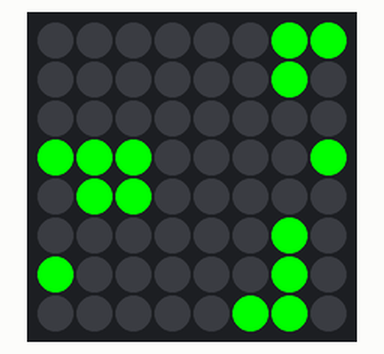
Bench run of a program on a simulated ESP8266 (NodeMCU). Parts: 8×8 RGB LED matrix (first LED top left, wired row by row). Random numbers use the default seed unless the program sets one; what the program prints to the serial monitor is not drawn.

Above: at 0.1 s.
At 4.6 s:
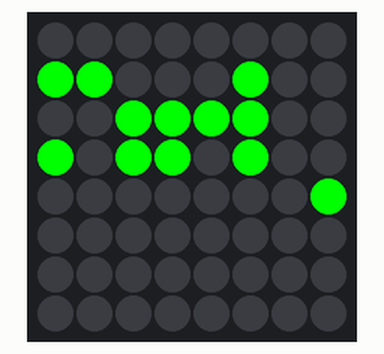
At 9.6 s:
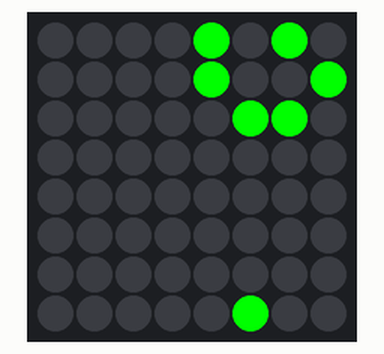
At 17.1 s:
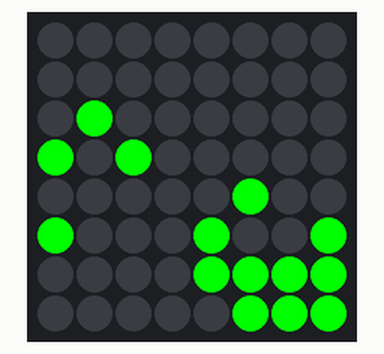
At 24.6 s:
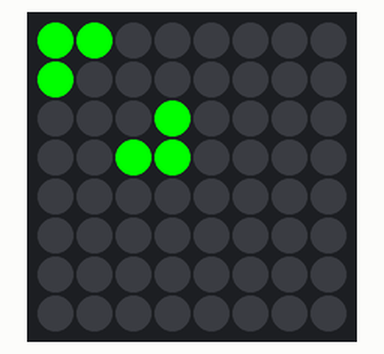
At 39.2 s:
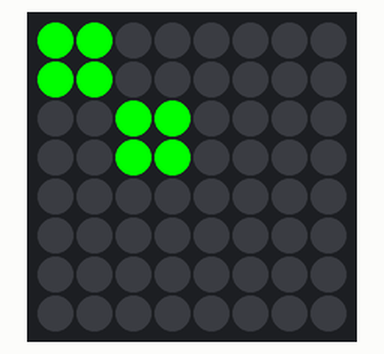

Measured:
- what the display in image 1 shows lasts 0.5 s, from 4.5 s to 5.0 s
- what the display in image 2 shows lasts 4.0 s, from 9.5 s to 13.5 s

The program:

main.cpp
```cpp
#ifndef UNIT_TEST

#ifdef ARDUINO

#include <Wire.h>
#include <Adafruit_LEDBackpack.h>
#include <Adafruit_GFX.h>

#include "world.h"

Adafruit_BicolorMatrix matrix = Adafruit_BicolorMatrix();

World worlds[2];
uint8_t current_world;

void setup() {
  Serial.begin(9600);
  Serial.println("Starting up");

  randomSeed(os_random());

  matrix.begin(0x70);  // pass in the address

  current_world = 0;
  worlds[current_world].randomise();
}

void loop() {
  const World& old_world = worlds[current_world];
  current_world = (current_world + 1) % 2;
  World& new_world = worlds[current_world];

  matrix.clear();
  bool any_changes = false;

  for (uint8_t x = 0; x < XSIZE; ++x) {
    for (uint8_t y = 0; y < YSIZE; ++y) {
      auto old_live = old_world.is_live(x, y);
      auto n = old_world.live_neighbours(x, y);

      bool live = old_live ? (n == 2 || n == 3) : (n == 3);

      if (!any_changes) {
	any_changes = (live != old_live);
      }

      new_world.set_live(x, y, live);
      matrix.drawPixel(x, y, live ? LED_GREEN : 0);
    }
  }

  matrix.writeDisplay();
  delay(500);

  if (!any_changes) {
    delay(3000);
    new_world.randomise();
  }
}

#else /* !ARDUINO */

int main(int argc, char **argv) {
  return 0;
}

#endif
#endif
```

world.cpp
```cpp
#ifdef ARDUINO
#include <Arduino.h>
#else

#include <stdlib.h>
static uint random(uint max) {
  return rand() % max;
}

#endif

#include "world.h"

uint8_t World::live_neighbours(uint8_t x, uint8_t y) const {
  return (is_live(x-1, y-1) +
	  is_live(x-1, y) +
	  is_live(x-1, y+1) +
	  is_live(x, y-1) +
	  is_live(x, y+1) +
	  is_live(x+1, y-1) +
	  is_live(x+1, y) +
	  is_live(x+1, y+1));
}

void World::randomise() {
  for (uint8_t x = 0; x < XSIZE; ++x)
    for (uint8_t y = 0; y < YSIZE; ++y) {
      bool state = random(2);
      set_live(x, y, state);
    }
}
```

world.h
```cpp
#include <stdint.h>

const uint8_t XSIZE = 8;
const uint8_t YSIZE = 8;

static uint8_t absmod(int8_t i, int8_t n) {
  // It's always annoyed me that % returned negatives...
  return (n + (i % n)) % n;
}

class World {
 public:
  void randomise();
  uint8_t live_neighbours(uint8_t x, uint8_t y) const;
  void set_live(uint8_t x, uint8_t y, bool live) {
    world[x][y] = live;
  }
  bool is_live(int8_t x, int8_t y) const {
    return world[absmod(x, XSIZE)][absmod(y, YSIZE)];
  }

 private:
  bool world[XSIZE][YSIZE];
};
```
